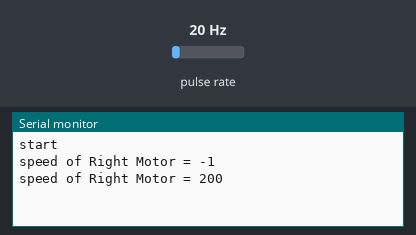
Recording of a sketch running on a simulated Arduino Uno, built with avr-gcc and run on an emulated ATmega328P. Parts: the last lines printed to the serial monitor. Wiring (inferred from the names in the program): pulse sensor: data pin 2. The test bench sets the inputs (shaded band); at power-on: pulse rate 20 Hz.

Above: at 1.2 s.
1.3 s: pulse rate (sensor on pin 2) set to 4 Hz
At 2.6 s:
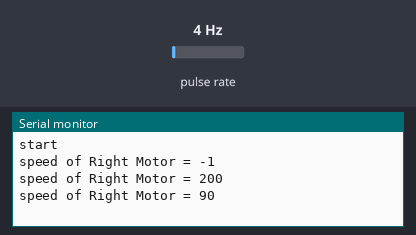
2.8 s: pulse rate (sensor on pin 2) set to 50 Hz
At 3.4 s:
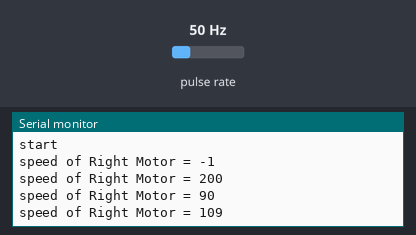
Timing chart, 0 to 5.8 s (numbered marks = the images above; inputs shaded):
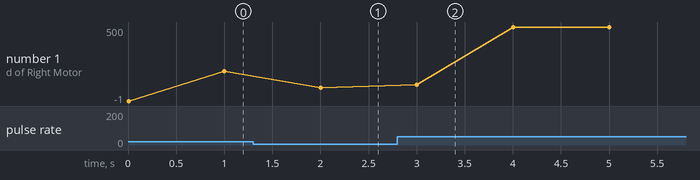

Measured:
- after the input at 1.3 s, the serial monitor: prints a new line after 0.70 s (image 1)
- after the input at 2.8 s, the serial monitor: prints a new line after 0.20 s (image 2)
- plotted number 1: 200 → 90 after the input at 1.3 s, 90 → 500 after the input at 2.8 s

The sketch:

encodernexrobotics.ino
```cpp
#define encoderPinA  2

volatile long encoderPosRight=0;
long newpositionRight;
long oldpositionRight = 0;
unsigned long newtime;
unsigned long oldtime = 0;
long vel;

void setup()
{
  pinMode(encoderPinA, INPUT);
  digitalWrite(encoderPinA, HIGH);       // turn on pullup resistor
  attachInterrupt(0, doEncoder, RISING);  // encoDER ON PIN 2
  Serial.begin (9600);
  Serial.println("start");                // a personal quirk
}

void loop()
{
newpositionRight = encoderPosRight;
newtime = millis();
vel = (newpositionRight-oldpositionRight) * 10000 /(newtime-oldtime);  // 1000(to conver milli sec to sec)*60(to convert sec to minutes)/6(total number of pulses per rotation)=10000 (pulses per milli sec to rpm)
Serial.print ("speed of Right Motor = ");
Serial.println (vel);
oldpositionRight = newpositionRight;
oldtime = newtime;
delay(1000);
}

void doEncoder()
{
    encoderPosRight++;
    //Serial.println (encoderPos);
}


void linear_distance_mm(unsigned int DistanceInMM)
{
 float ReqdShaftCount = 0;
 unsigned long int ReqdShaftCountInt = 0;

 ReqdShaftCount = DistanceInMM / 5.338; // division by resolution to get shaft count
 ReqdShaftCountInt = (unsigned long int) ReqdShaftCount;

 encoderPosRight = 0;
 while(1)
 {
  if(encoderPosRight > ReqdShaftCountInt)
  {
    break;
  }
 }
}
```
